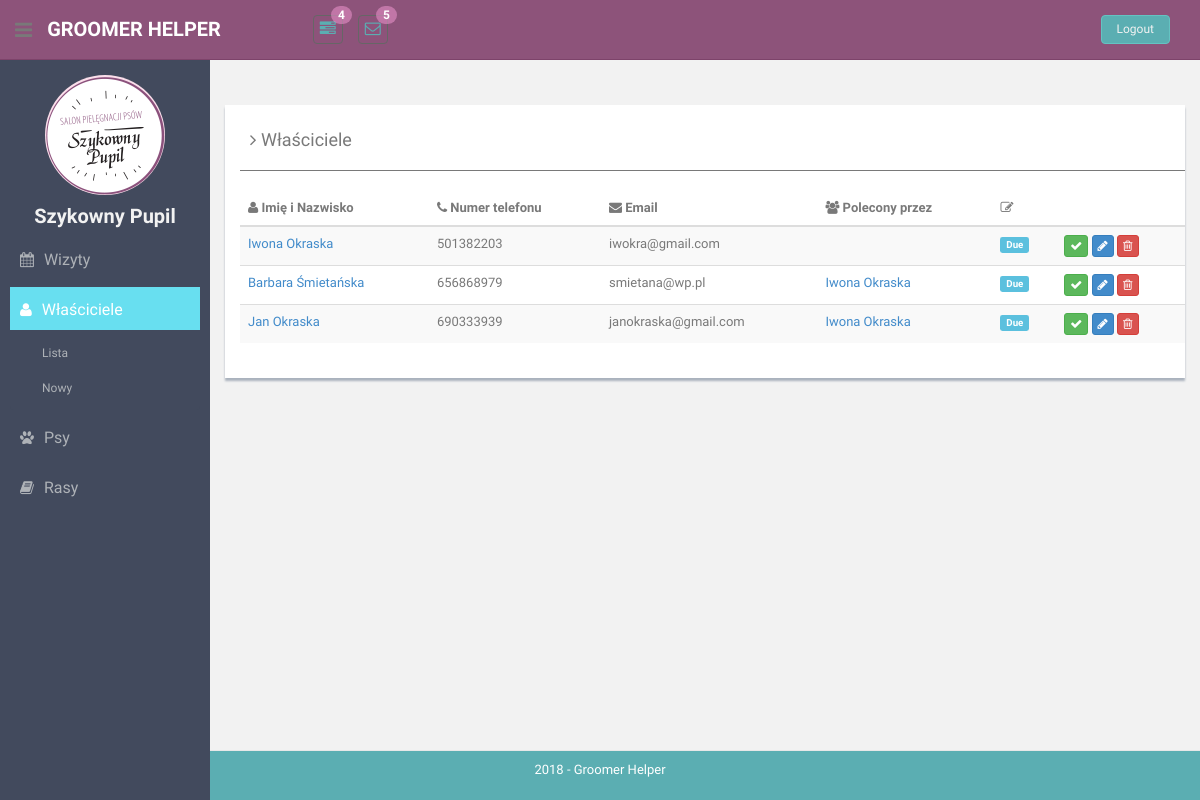
The app's page /owners/ with its own data.
### owners/models.py (models this page shows)
class Owner(models.Model):
    full_name = models.TextField(_("full_name"), max_length=100, blank=True, null=True)
    phone_number = models.TextField(_("phone number"), max_length=20, blank=False, null=False)
    email = models.EmailField(_("email"), max_length=100, blank=True, null=True)
    location = models.TextField(_("location"), max_length=200, blank=True, null=True)
    recommended_by = models.ForeignKey('Owner', null=True, on_delete=models.CASCADE, verbose_name=_("recommended by"))
    salon = models.ForeignKey(Salon,
                              default=DEFAULT_SALON_ID,
                              null=False,
                              on_delete=models.CASCADE,
                              verbose_name=_("salon") )
    def __str__(self):
        return "".join(self.full_name)

### owners/views.py (the view)
# urls.py: path('', views.OwnerListView.as_view(), name='owners-list'),
class OwnerListView(ListView):
    template_name = "owners/list.html"
    model = Owner
    def get_context_data(self, **kwargs):
        context = super().get_context_data(**kwargs)
        context['owners'] = Owner.objects.all()
        context['title'] = 'Właściciele'  # TODO: Tłumaczeie
        return context

### templatetags/templatetags/my_templatetags.py (called while the page is built)
@register.simple_tag(takes_context=True)
def active(context, pattern_or_urlname):
    try:
        pattern = '^' + reverse(pattern_or_urlname)
    except NoReverseMatch:
        pattern = pattern_or_urlname
    path = context['request'].path
    if re.search(pattern, path):
        return 'active'
    return ''

### templates/owners/list.html
{% extends 'list.html' %}
{% block table-headers %}
    <th><i class="fa fa-user"></i> Imię i Nazwisko</th>
    <th><i class="fa fa-phone"></i> Numer telefonu</th>
    <th><i class="fa fa-envelope"></i> Email</th>
    <th><i class="fa fa-users"></i> Polecony przez</th>
    <th><i class=" fa fa-edit"></i></th>
    <th></th>
{% endblock %}
{% block table-rows %}
    {% for owner in owners %}
        <tr>
            <td><a href="/owners/{{ owner.id }}">{{ owner.full_name }}</a></td>
            <td>{{ owner.phone_number }}</td>
            <td>{{ owner.email }}</td>
            <td>
                {% if owner.recommended_by is not None %}
                <a href="/owners/{{ owner.recommended_by.id }}">
                    {{ owner.recommended_by }}
                </a>
                 {% endif %}
            </td>
            <td><span class="label label-info label-mini">Due</span></td>
            <td>
                <button class="btn btn-success btn-xs"><i class="fa fa-check"></i></button>
                <button class="btn btn-primary btn-xs"><i class="fa fa-pencil"></i></button>
                <button class="btn btn-danger btn-xs"><i class="fa fa-trash-o "></i></button>
            </td>
        </tr>
    {% endfor %}
{% endblock %}

### static/css/style.css (style rules this page uses)
a, a:hover, a:focus { text-decoration: none; outline: none; }

### records on screen
Owner: full_name "Iwona Okraska", phone_number "501382203", email "iwokra@gmail.com"
Owner: full_name "Barbara Śmietańska", phone_number "656868979", email "smietana@wp.pl", recommended_by "Iwona Okraska"
Owner: full_name "Jan Okraska", phone_number "690333939", email "janokraska@gmail.com", recommended_by "Iwona Okraska"

### other values on screen
{{ title }} "Właściciele"
